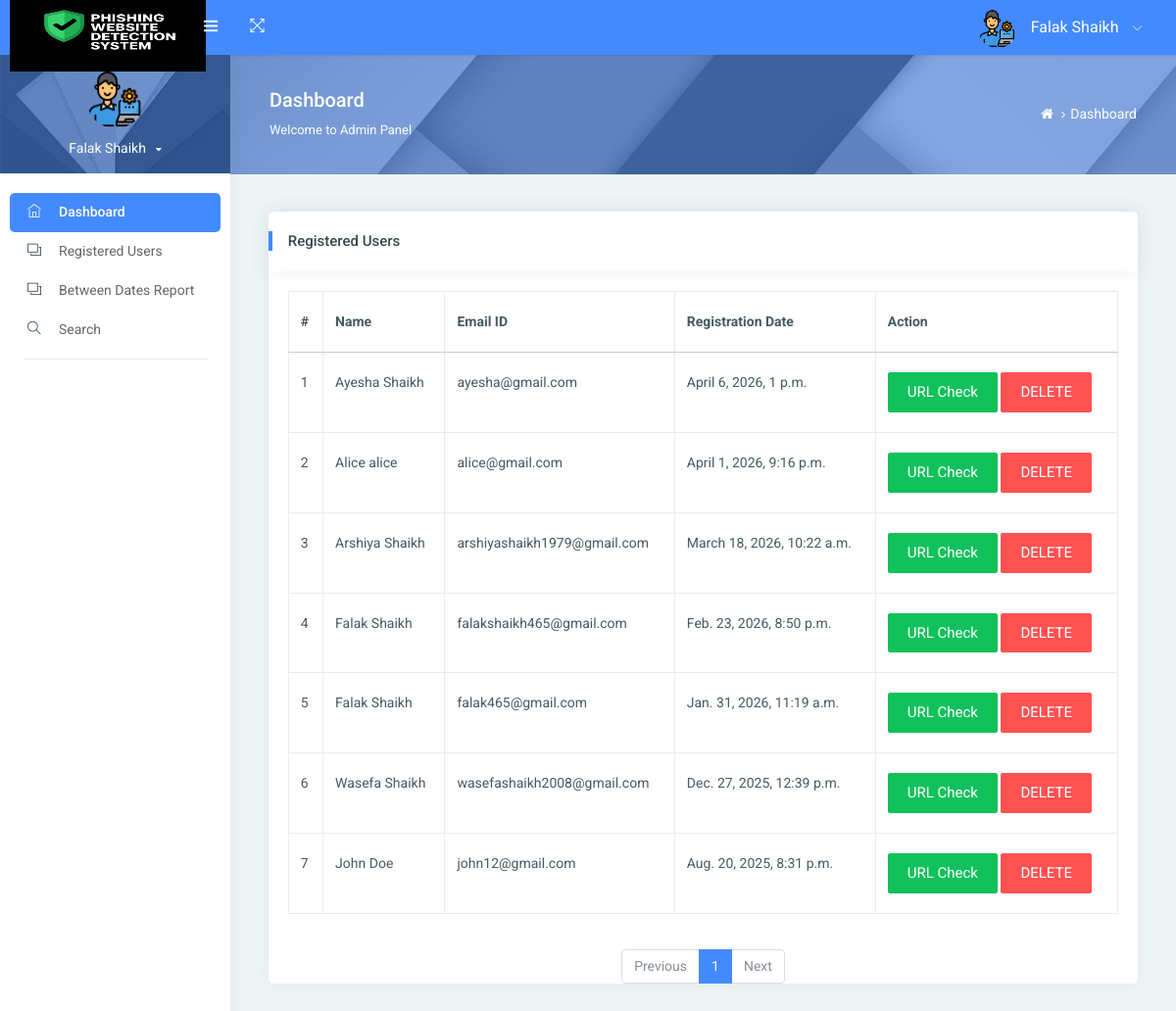
The app's page /RegisterUsers (signed in) with its own data.
### detector/models.py (models this page shows)
class CustomUser(AbstractUser):
    USER_TYPES = (
        ('1', 'admin'),
        ('2', 'regusers'),
    )
    user_type = models.CharField(choices=USER_TYPES, max_length=10, default='1')

### phishguard/views.py (the view)
# urls.py: path('RegisterUsers', views.registeres_users, name='registeres_users'),
@login_required(login_url='/')
def registeres_users(request):
    user_list = CustomUser.objects.filter(user_type='2').order_by('-id')  # works fine now
    paginator = Paginator(user_list, 10)
    page_number = request.GET.get('page')
    regusers = paginator.get_page(page_number)
    return render(request, 'reg_users.html', {'regusers': regusers})

### templates/reg_users.html (shortened to what this page needs)
{% extends 'base.html' %}
{% block content %}
                                    <div class="page-body">
                                        <div class="row">
                                            <div class="col-md-12">
                                                <div class="card">
                                                    <div class="card-header">
                                                        <h5>Registered Users</h5>
                                                    </div>
                                                    <div class="card-block">
                                                          <table class="table table-bordered">
              <thead> <tr>
                <th style="font-weight: bolder;"> # </th>
                <th style="font-weight: bolder;"> Name</th>
                <th style="font-weight: bolder;"> Email ID</th>
                <th style="font-weight: bolder;"> Registration Date </th>
                <th style="font-weight: bolder;">Action </th>
              </tr>
            </thead>
            <tbody>
                {% for i in regusers %}
                <tr>
                  <td> {{ forloop.counter }}</td>
                  <td>{{i.first_name}} {{i.last_name}}</td>
                  <td>{{i.email}}</td>
                  <td>{{i.date_joined}}</td>
                  <td><a href="{% url 'user_urlcheck_history' i.id %}" class="btn btn-success">
                     URL Check</a> <a href="{% url 'delete_regusers' i.id %}" class="btn btn-danger">
                          DELETE</a></td>
                </tr>{% endfor %}
            </tbody>
            </table>
                                                    </div>
                                                    <nav aria-label="Page navigation">
  <ul class="pagination justify-content-center">
    {% if regusers.has_previous %}
      <li class="page-item">
        <a class="page-link" href="?page={{ regusers.previous_page_number }}">Previous</a>
      </li>
    {% else %}
      <li class="page-item disabled"><span class="page-link">Previous</span></li>
    {% endif %}
    {% for num in regusers.paginator.page_range %}
      {% if regusers.number == num %}
        <li class="page-item active"><span class="page-link">{{ num }}</span></li>
      {% elif num >= regusers.number|add:'-2' and num <= regusers.number|add:'2' %}
        <li class="page-item"><a class="page-link" href="?page={{ num }}">{{ num }}</a></li>
      {% endif %}
    {% endfor %}
    {% if regusers.has_next %}
      <li class="page-item">
        <a class="page-link" href="?page={{ regusers.next_page_number }}">Next</a>
      </li>
    {% else %}
      <li class="page-item disabled"><span class="page-link">Next</span></li>
    {% endif %}
  </ul>
</nav>
                                                </div>
                                            </div>
                                        </div>
                                                            </div>
{% endblock %}

### templates/includes/header.html (shortened to what this page needs)
{% load static %}
<nav class="navbar header-navbar pcoded-header">
              <div class="navbar-wrapper">
                  <div class="navbar-logo">
                      <a class="mobile-menu waves-effect waves-light" id="mobile-collapse" href="#!">
                          <i class="ti-menu"></i>
                      </a>
                      <a href="{% url 'dashboard' %}">
                          <img src="{% static 'assets/images/logo.png'%}" alt="Theme-Logo" height="90" width="200" />
                      </a>
                  </div>
                  <div class="navbar-container container-fluid">
                      <ul class="nav-left">
                          <li>
                              <a href="#!" onclick="javascript:toggleFullScreen()" class="waves-effect waves-light">
                                  <i class="ti-fullscreen"></i>
                              </a>
                          </li>
                      </ul>
                      <ul class="nav-right">
                          <li class="user-profile header-notification">
                              <a href="#!" class="waves-effect waves-light">
                                  <img src="{% static 'assets/images/avatar-4.jpg'%}" class="img-radius" alt="User-Profile-Image">
                                  <span>{{user.first_name}} {{user.last_name}}</span>
                                  <i class="ti-angle-down"></i>
                              </a>
                          </li>
                      </ul>
                  </div>
              </div>
          </nav>

### templates/includes/sidebar.html (shortened to what this page needs)
{% load static %}
<nav class="pcoded-navbar">
                      <div class="pcoded-inner-navbar main-menu">
                          <div class="">
                              <div class="main-menu-header">
                                  <img class="img-80 img-radius" src="{% static 'assets/images/avatar-4.jpg'%}" alt="User-Profile-Image">
                                  <div class="user-details">
                                      <span id="more-details">{{user.first_name}} {{user.last_name}}<i class="fa fa-caret-down"></i></span>
                                  </div>
                              </div>
                          </div>
                          <div class="pcoded-navigation-label" data-i18n="nav.category.navigation"></div>
                          <ul class="pcoded-item pcoded-left-item">
                              <li class="active">
                                  <a href="{% url 'dashboard' %}" class="waves-effect waves-dark">
                                      <span class="pcoded-micon"><i class="ti-home"></i><b>D</b></span>
                                      <span class="pcoded-mtext" data-i18n="nav.dash.main">Dashboard</span>
                                  </a>
                              </li>
                              <li>
                                  <a href="{% url 'registeres_users' %}" class="waves-effect waves-dark">
                                      <span class="pcoded-micon"><i class="ti-layers"></i><b>FC</b></span>
                                      <span class="pcoded-mtext" data-i18n="nav.form-components.main">Registered Users</span>
                                  </a>
                              </li>
                              <li>
                                  <a href="{% url 'between_date_report' %}" class="waves-effect waves-dark">
                                      <span class="pcoded-micon"><i class="ti-layers"></i><b>FC</b></span>
                                      <span class="pcoded-mtext" data-i18n="nav.form-components.main">Between Dates Report</span>
                                  </a>
                              </li>
                              <li>
                                  <a href="{% url 'search_url_check' %}" class="waves-effect waves-dark">
                                      <span class="pcoded-micon"><i class="ti-search"></i><b>FC</b></span>
                                      <span class="pcoded-mtext" data-i18n="nav.form-components.main">Search</span>
                                  </a>
                              </li>
                          </ul>
                      </div>
                  </nav>

### records on screen
CustomUser: first_name "Falak", last_name "Shaikh", email "falakshaikh465@gmail.com", date_joined "Feb. 23, 2026, 8:50 p.m."
CustomUser: first_name "Ayesha", last_name "Shaikh", email "ayesha@gmail.com", date_joined "April 6, 2026, 1 p.m."
CustomUser: first_name "Alice", last_name "alice", email "alice@gmail.com", date_joined "April 1, 2026, 9:16 p.m."
CustomUser: first_name "Arshiya", last_name "Shaikh", email "arshiyashaikh1979@gmail.com", date_joined "March 18, 2026, 10:22 a.m."
CustomUser: first_name "Falak", last_name "Shaikh", email "falak465@gmail.com", date_joined "Jan. 31, 2026, 11:19 a.m."
CustomUser: first_name "Wasefa", last_name "Shaikh", email "wasefashaikh2008@gmail.com", date_joined "Dec. 27, 2025, 12:39 p.m."
CustomUser: first_name "John", last_name "Doe", email "john12@gmail.com", date_joined "Aug. 20, 2025, 8:31 p.m."

### other values on screen
{{ num }} "1"
